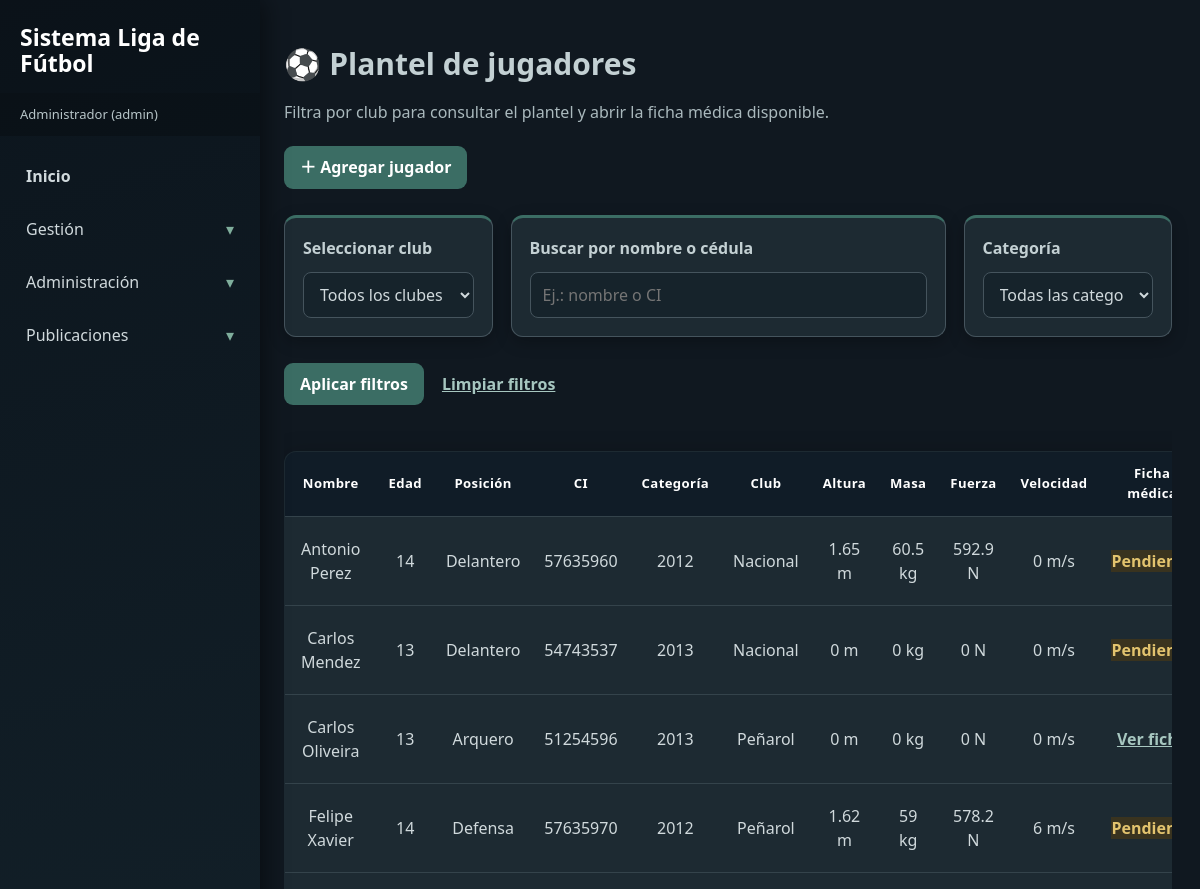
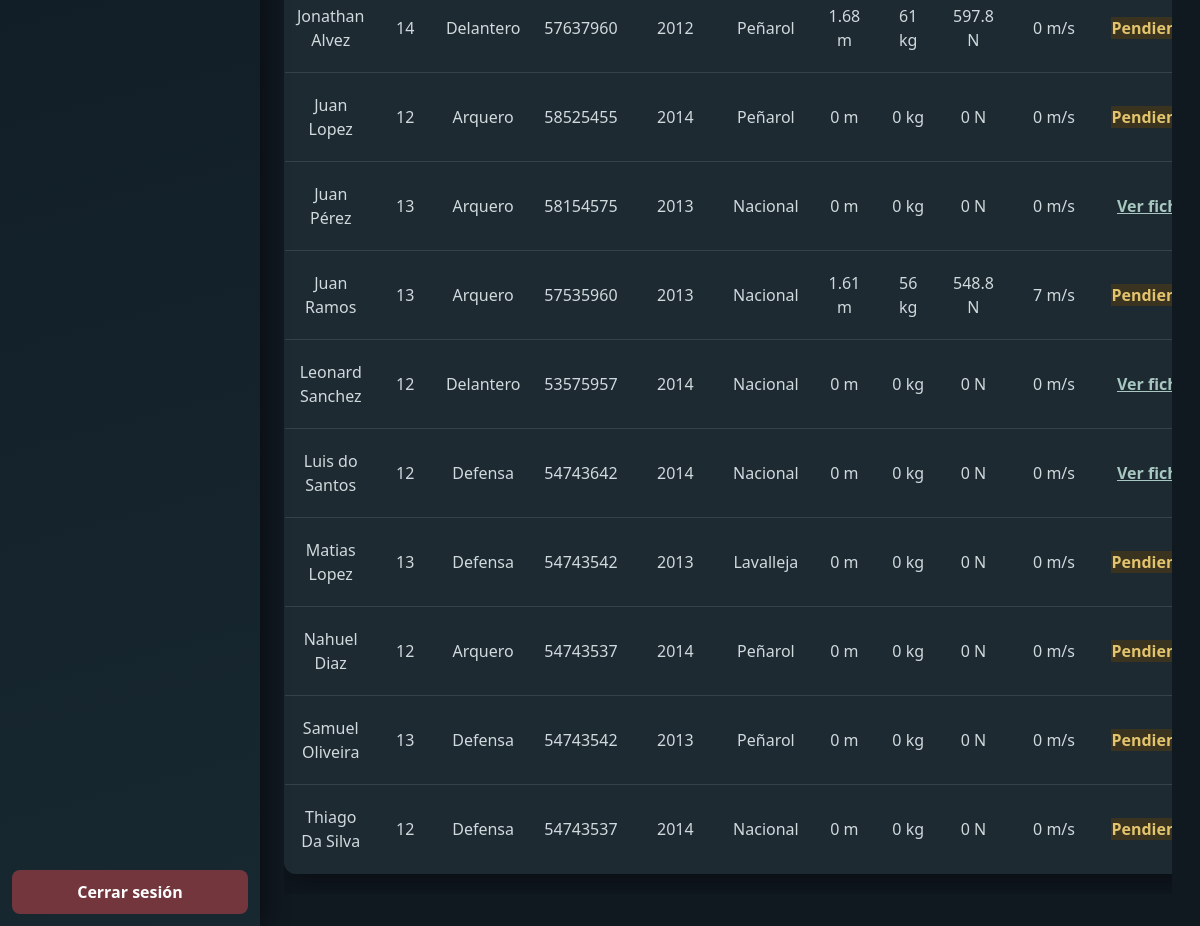
Screenshot of /jugadores.php (signed in) with the database file from the repository (2 pictures, top to bottom).
### tables this page shows
CREATE TABLE `jugadores` (
  `id` int(11) NOT NULL,
  `nombre` varchar(100) DEFAULT NULL,
  `edad` int(11) DEFAULT NULL,
  `posicion` varchar(50) DEFAULT NULL,
  `club_id` int(11) DEFAULT NULL,
  `ci` varchar(20) DEFAULT NULL,
  `categoria` varchar(50) DEFAULT NULL,
  `altura` float NOT NULL,
  `masa` float NOT NULL,
  `fuerza_peso` float NOT NULL,
  `velocidad` float NOT NULL
);

CREATE TABLE `clubes` (
  `id` int(11) NOT NULL,
  `nombre` varchar(100) DEFAULT NULL,
  `ciudad` varchar(100) DEFAULT NULL,
  `fecha_fundacion` date DEFAULT NULL,
  `director_tecnico` varchar(43) DEFAULT NULL,
  `departamento` varchar(30) DEFAULT NULL,
  `activo` tinyint(1) NOT NULL DEFAULT 1
);

### jugadores.php (the view, shortened to what this page needs)
<?php
require_once("conexion.php");
$busqueda = trim($_GET["buscar"] ?? "");
$alcance = $_GET["alcance"] ?? "propios";
$condiciones = [];
$where = $condiciones ? "WHERE " . implode(" AND ", $condiciones) : "";
$sql = "
    SELECT jugadores.*,
           clubes.nombre AS club,
           (SELECT documentos.ficha_medica
            FROM documentos
            WHERE documentos.jugador_id = jugadores.id
            ORDER BY documentos.id DESC
            LIMIT 1) AS ficha_medica
    FROM jugadores
    LEFT JOIN clubes ON jugadores.club_id = clubes.id
    $where
    ORDER BY jugadores.nombre
";
$consulta = mysqli_query($conn, $sql);
function h($valor)
{
    return htmlspecialchars((string) $valor, ENT_QUOTES, "UTF-8");
}
?>
<!DOCTYPE html>
<html lang="es">
<head>
    <link rel="stylesheet" href="estilo.css">
</head>
<body>
<?php include("menu.php"); ?>
<main class="pagina-contenido">
    <h2>Plantel de jugadores</h2>
    <p class="ayuda">
        <?php if ($rol === "admin") { ?>
            Filtra por club para consultar el plantel y abrir la ficha médica disponible.
        <?php } else { ?>
            Consulta tu plantel o selecciona otro club para revisar sus jugadores y fichas médicas.
        <?php } ?>
    </p>
    <?php if ($rol === "admin") { ?>
        <p class="acciones-pagina"><a class="boton" href="agregar_jugador.php">＋ Agregar jugador</a></p>
    <?php } ?>
    <form class="filtros-jugadores" method="GET">
        <div class="campos-filtros">
            <?php if ($rol === "admin" || $alcance === "ajenos") { ?>
                <div class="campo-filtro">
                    <label for="club_id"><?php echo $rol === "admin" ? "Seleccionar club" : "Seleccionar otro club"; ?></label>
                    <select id="club_id" name="club_id">
                        <option value="0"><?php echo $rol === "admin" ? "Todos los clubes" : "Elige un club"; ?></option>
                    </select>
                </div>
            <?php } ?>
            <div class="campo-filtro campo-busqueda">
                <label for="buscar">Buscar por nombre o cédula</label>
                <input id="buscar" type="search" name="buscar" value="<?php echo h($busqueda); ?>" placeholder="Ej.: nombre o CI">
            </div>
            <div class="campo-filtro">
                <label for="categoria">Categoría</label>
                <select id="categoria" name="categoria">
                    <option value="">Todas las categorías</option>
                </select>
            </div>
        </div>
        <div class="acciones-filtros">
            <button type="submit">Aplicar filtros</button>
            <a href="jugadores.php">Limpiar filtros</a>
        </div>
    </form>
    <div class="contenedor">
        <table>
            <thead>
                <tr>
                    <th>Nombre</th><th>Edad</th><th>Posición</th><th>CI</th><th>Categoría</th>
                    <th>Club</th><th>Altura</th><th>Masa</th><th>Fuerza</th><th>Velocidad</th>
                    <th>Ficha médica</th>
                </tr>
            </thead>
            <tbody>
                <?php if (mysqli_num_rows($consulta) > 0) {
                    while ($fila = mysqli_fetch_assoc($consulta)) { ?>
                        <tr>
                            <td><?php echo h($fila["nombre"]); ?></td>
                            <td><?php echo h($fila["edad"]); ?></td>
                            <td><?php echo h($fila["posicion"]); ?></td>
                            <td><?php echo h($fila["ci"]); ?></td>
                            <td><?php echo h($fila["categoria"]); ?></td>
                            <td><?php echo h($fila["club"]); ?></td>
                            <td><?php echo h($fila["altura"]); ?> m</td>
                            <td><?php echo h($fila["masa"]); ?> kg</td>
                            <td><?php echo h($fila["fuerza_peso"]); ?> N</td>
                            <td><?php echo h($fila["velocidad"]); ?> m/s</td>
                            <td>
                                <?php if (!empty($fila["ficha_medica"])) { ?>
                                    <a href="<?php echo h($fila["ficha_medica"]); ?>" target="_blank" rel="noopener">Ver ficha</a>
                                <?php } else { ?>
                                    <span class="estado-pendiente">Pendiente</span>
                                <?php } ?>
                            </td>
                        </tr>
                    <?php }
                } else { ?>
                    <tr><td colspan="<?php echo $rol === "admin" ? 12 : 11; ?>">No se encontraron jugadores con estos filtros.</td></tr>
                <?php } ?>
            </tbody>
        </table>
    </div>
</main>
</body>
</html>

### menu.php (shortened to what this page needs)
<?php
$usuario = htmlspecialchars($_SESSION['usuario'] ?? '', ENT_QUOTES, 'UTF-8');
$rol = $_SESSION['rol'] ?? '';
$rolVisible = htmlspecialchars($rol, ENT_QUOTES, 'UTF-8');
?>
<aside class="sidebar" id="menu-lateral">
    <header class="encabezado-principal">
        <div class="marca-liga">Sistema Liga de Fútbol</div>
        <div class="barra-usuario">
            <span class="datos-usuario"><?php echo $usuario; ?> (<?php echo $rolVisible; ?>)</span>
        </div>
    </header>
    <nav class="navegacion-principal" aria-label="Navegación principal">
        <?php if ($rol === 'club') { ?>
            <a href="index.php">Inicio</a>
            <a href="jugadores.php">Jugadores</a>
            <a href="tabla_posiciones.php">Competencia y sanciones</a>
            <a href="ver_documentos.php">Documentos del club</a>
            <a href="comunicados.php">Comunicados</a>
            <a href="subir_documentos.php">Subir ficha médica</a>
        <?php } else { ?>
            <a href="index.php">Inicio</a>
            <details class="menu-desplegable">
            <summary>Gestión</summary>
            </details>
            <details class="menu-desplegable">
            <summary>Administración</summary>
            </details>
            <details class="menu-desplegable">
            <summary>Publicaciones</summary>
            </details>
        <?php } ?>
    </nav>
    <a class="cerrar-sesion" href="logout.php">Cerrar sesión</a>
</aside>

### rows the page displays
jugadores: nombre "Antonio Perez", edad "14", posicion "Delantero", ci "57635960", categoria "2012", club.nombre "Nacional", altura "1.65", masa "60.5", fuerza_peso "592.9", velocidad "0", shows "Pendiente"
jugadores: nombre "Carlos Mendez", edad "13", posicion "Delantero", ci "54743537", categoria "2013", club.nombre "Nacional", altura "0", masa "0", fuerza_peso "0", velocidad "0", shows "Pendiente"
jugadores: nombre "Carlos Oliveira", edad "13", posicion "Arquero", ci "51254596", categoria "2013", club.nombre "Peñarol", altura "0", masa "0", fuerza_peso "0", velocidad "0"
jugadores: nombre "Felipe Xavier", edad "14", posicion "Defensa", ci "57635970", categoria "2012", club.nombre "Peñarol", altura "1.62", masa "59", fuerza_peso "578.2", velocidad "6", shows "Pendiente"
jugadores: nombre "Jonathan Alvez", edad "14", posicion "Delantero", ci "57637960", categoria "2012", club.nombre "Peñarol", altura "1.68", masa "61", fuerza_peso "597.8", velocidad "0", shows "Pendiente"
jugadores: nombre "Juan Lopez", edad "12", posicion "Arquero", ci "58525455", categoria "2014", club.nombre "Peñarol", altura "0", masa "0", fuerza_peso "0", velocidad "0", shows "Pendiente"
jugadores: nombre "Juan Pérez", edad "13", posicion "Arquero", ci "58154575", categoria "2013", club.nombre "Nacional", altura "0", masa "0", fuerza_peso "0", velocidad "0"
jugadores: nombre "Juan Ramos", edad "13", posicion "Arquero", ci "57535960", categoria "2013", club.nombre "Nacional", altura "1.61", masa "56", fuerza_peso "548.8", velocidad "7", shows "Pendiente"
jugadores: nombre "Leonard Sanchez", edad "12", posicion "Delantero", ci "53575957", categoria "2014", club.nombre "Nacional", altura "0", masa "0", fuerza_peso "0", velocidad "0"
jugadores: nombre "Luis do Santos", edad "12", posicion "Defensa", ci "54743642", categoria "2014", club.nombre "Nacional", altura "0", masa "0", fuerza_peso "0", velocidad "0"
jugadores: nombre "Matias Lopez", edad "13", posicion "Defensa", ci "54743542", categoria "2013", club.nombre "Lavalleja", altura "0", masa "0", fuerza_peso "0", velocidad "0", shows "Pendiente"
jugadores: nombre "Nahuel Diaz", edad "12", posicion "Arquero", ci "54743537", categoria "2014", club.nombre "Peñarol", altura "0", masa "0", fuerza_peso "0", velocidad "0", shows "Pendiente"
jugadores: nombre "Samuel Oliveira", edad "13", posicion "Defensa", ci "54743542", categoria "2013", club.nombre "Peñarol", altura "0", masa "0", fuerza_peso "0", velocidad "0", shows "Pendiente"
jugadores: nombre "Thiago Da Silva", edad "12", posicion "Defensa", ci "54743537", categoria "2014", club.nombre "Nacional", altura "0", masa "0", fuerza_peso "0", velocidad "0", shows "Pendiente"

### other values shown
$usuario "Administrador"
$rolVisible "admin"
